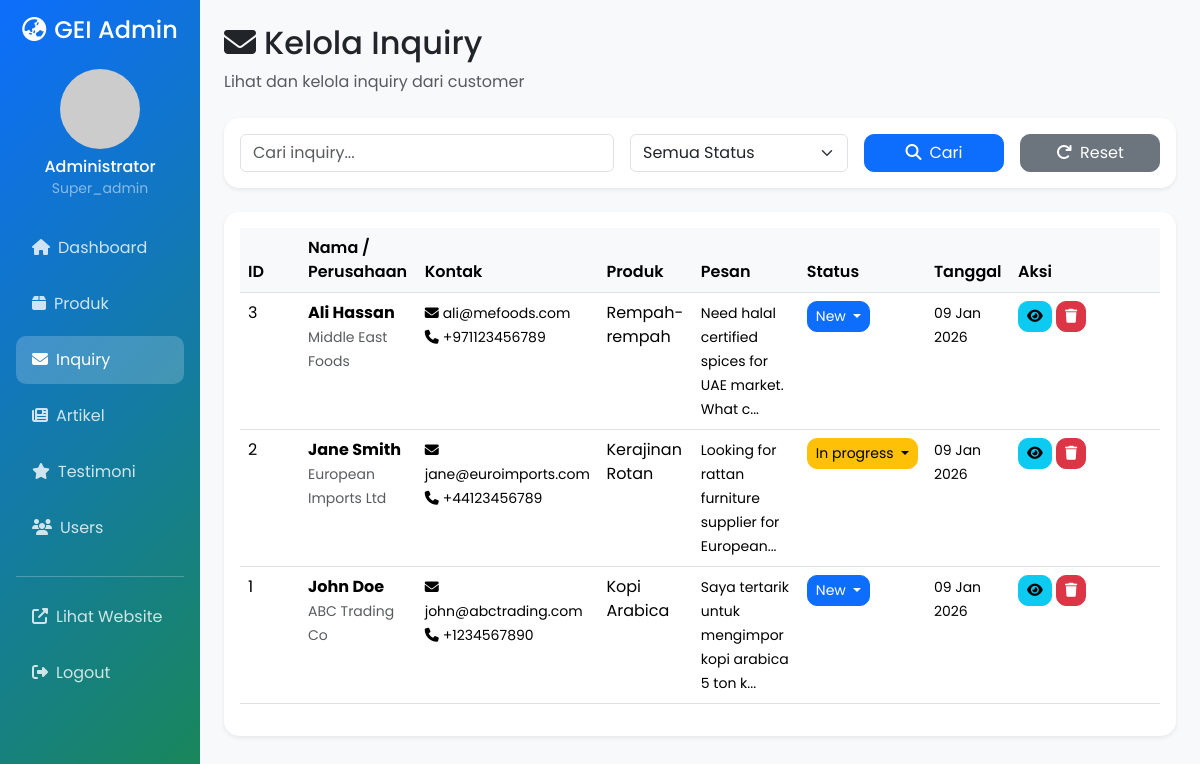
Page /admin/inquiries.php (signed in) on the committed database.
### tables this page shows
CREATE TABLE IF NOT EXISTS inquiries (
    id INT AUTO_INCREMENT PRIMARY KEY,
    full_name VARCHAR(255) NOT NULL,
    company_name VARCHAR(255) NOT NULL,
    email VARCHAR(255) NOT NULL,
    phone VARCHAR(50) NOT NULL,
    product_type VARCHAR(255) NOT NULL,  
    product_id INT NULL,  
    message TEXT,
    status ENUM('new', 'in_progress', 'completed', 'cancelled') DEFAULT 'new',
    created_at TIMESTAMP DEFAULT CURRENT_TIMESTAMP,
    updated_at TIMESTAMP DEFAULT CURRENT_TIMESTAMP ON UPDATE CURRENT_TIMESTAMP,
    INDEX idx_status (status),
    INDEX idx_created_at (created_at),
    INDEX idx_email (email),
    INDEX idx_product_id (product_id),
    CONSTRAINT fk_inquiries_product FOREIGN KEY (product_id) REFERENCES products(id) ON DELETE SET NULL
);

### includes/functions.php (called while the page is built, shortened)
<?php
function formatDate($date) {
    return date('d M Y', strtotime($date));
}
function getExcerpt($text, $length = 150) {
    return substr($text, 0, $length) . '...';
}
function getStatusBadge($status) {
    $badges = [
        'new' => 'primary',
        'in_progress' => 'warning',
        'completed' => 'success',
        'cancelled' => 'danger',
        'read' => 'info',
        'replied' => 'success',
        'active' => 'success',
        'unsubscribed' => 'secondary',
        'available' => 'success',
        'limited' => 'warning',
        'out_of_stock' => 'danger'
    ];
    return $badges[$status] ?? 'secondary';
}
?>

### admin/inquiries.php (the view, shortened to what this page needs)
<?php
require_once '../includes/functions.php';
$db = getDB();
$search = isset($_GET['search']) ? sanitize($_GET['search']) : '';
$page = isset($_GET['page']) ? (int)$_GET['page'] : 1;
$items_per_page = 10;
$where = array();
$params = array();
$where_clause = count($where) > 0 ? 'WHERE ' . implode(' AND ', $where) : '';
$count_sql = "SELECT COUNT(*) as total FROM inquiries $where_clause";
$stmt = $db->prepare($count_sql);
$stmt->execute($params);
$total_items = $stmt->fetch()['total'];
$pagination = paginate($total_items, $items_per_page, $page);
$sql = "SELECT * FROM inquiries $where_clause ORDER BY created_at DESC LIMIT ? OFFSET ?";
$stmt = $db->prepare($sql);
$execute_params = array_merge($params, array($items_per_page, $pagination['offset']));
$stmt->execute($execute_params);
$inquiries = $stmt->fetchAll();
include 'includes/header.php';
?>
<div class="container-fluid">
    <div class="row">
        <?php include 'includes/sidebar.php'; ?>
        <div class="col-md-9 col-lg-10 px-4 py-4">
            <div class="d-flex justify-content-between align-items-center mb-4">
                <div>
                    <h2><i class="fas fa-envelope me-2"></i>Kelola Inquiry</h2>
                    <p class="text-muted mb-0">Lihat dan kelola inquiry dari customer</p>
                </div>
            </div>
            <div class="card shadow-sm mb-4">
                <div class="card-body">
                    <form method="GET" action="" class="row g-3">
                        <div class="col-md-5">
                            <input type="text" class="form-control" name="search"
                                   placeholder="Cari inquiry..."
                                   value="<?php echo htmlspecialchars($search); ?>">
                        </div>
                        <div class="col-md-3">
                            <select name="status" class="form-select">
                                <option value="">Semua Status</option>
                            </select>
                        </div>
                        <div class="col-md-2">
                            <button type="submit" class="btn btn-primary w-100">
                                <i class="fas fa-search me-2"></i>Cari
                            </button>
                        </div>
                        <div class="col-md-2">
                            <a href="inquiries.php" class="btn btn-secondary w-100">
                                <i class="fas fa-redo me-2"></i>Reset
                            </a>
                        </div>
                    </form>
                </div>
            </div>
            <div class="card shadow-sm">
                <div class="card-body">
                    <div class="table-responsive">
                        <table class="table table-hover">
                            <thead>
                                <tr>
                                    <th width="60">ID</th>
                                    <th>Nama / Perusahaan</th>
                                    <th>Kontak</th>
                                    <th>Produk</th>
                                    <th>Pesan</th>
                                    <th>Status</th>
                                    <th>Tanggal</th>
                                    <th width="150">Aksi</th>
                                </tr>
                            </thead>
                            <tbody>
                                <?php if (count($inquiries) > 0): ?>
                                    <?php foreach($inquiries as $inquiry): ?>
                                    <tr>
                                        <td><?php echo $inquiry['id']; ?></td>
                                        <td>
                                            <strong><?php echo htmlspecialchars($inquiry['full_name']); ?></strong><br>
                                            <small class="text-muted"><?php echo htmlspecialchars($inquiry['company_name']); ?></small>
                                        </td>
                                        <td>
                                            <small>
                                                <i class="fas fa-envelope me-1"></i><?php echo htmlspecialchars($inquiry['email']); ?><br>
                                                <i class="fas fa-phone me-1"></i><?php echo htmlspecialchars($inquiry['phone']); ?>
                                            </small>
                                        </td>
                                        <td><?php echo htmlspecialchars($inquiry['product_type']); ?></td>
                                        <td>
                                            <small><?php echo getExcerpt($inquiry['message'], 50); ?></small>
                                        </td>
                                        <td>
                                            <div class="dropdown">
                                                <button class="btn btn-sm btn-<?php echo getStatusBadge($inquiry['status']); ?> dropdown-toggle"
                                                        type="button" data-bs-toggle="dropdown">
                                                    <?php echo ucfirst(str_replace('_', ' ', $inquiry['status'])); ?>
                                                </button>
                                            </div>
                                        </td>
                                        <td><small><?php echo formatDate($inquiry['created_at']); ?></small></td>
                                        <td>
                                            <button type="button" class="btn btn-sm btn-info"
                                                    data-bs-toggle="modal"
                                                    data-bs-target="#viewModal<?php echo $inquiry['id']; ?>"
                                                    title="Lihat Detail">
                                                <i class="fas fa-eye"></i>
                                            </button>
                                            <a href="inquiries.php?delete=<?php echo $inquiry['id']; ?>"
                                               class="btn btn-sm btn-danger"
                                               onclick="return confirm('Yakin ingin menghapus inquiry ini?')"
                                               title="Hapus">
                                                <i class="fas fa-trash"></i>
                                            </a>
                                        </td>
                                    </tr>
                                    <?php endforeach; ?>
                                <?php endif; ?>
                            </tbody>
                        </table>
                    </div>
                </div>
            </div>
        </div>
    </div>
</div>
<?php include 'includes/footer.php'; ?>

### admin/includes/header.php (style rules this page uses)
body { font-family: 'Poppins', sans-serif; background: #f8f9fa; }
.card { border: none; border-radius: 15px; box-shadow: 0 2px 10px rgba(0,0,0,0.1); }
.table th { font-weight: 600; background: #f8f9fa; }
.btn { border-radius: 10px; }

### rows in the picture
inquiries: id "3", full_name "Ali Hassan", company_name "Middle East Foods", email "ali@mefoods.com", phone "+971123456789", product_type "Rempah-rempah", message "Need halal certified spices for UAE market. What c...", status "New", created_at "09 Jan 2026"
inquiries: id "2", full_name "Jane Smith", company_name "European Imports Ltd", email "jane@euroimports.com", phone "+44123456789", product_type "Kerajinan Rotan", message "Looking for rattan furniture supplier for European...", status "In progress", created_at "09 Jan 2026"
inquiries: id "1", full_name "John Doe", company_name "ABC Trading Co", email "john@abctrading.com", phone "+1234567890", product_type "Kopi Arabica", message "Saya tertarik untuk mengimpor kopi arabica 5 ton k...", status "New", created_at "09 Jan 2026"

### other values in the picture
$_SESSION['admin_name'] "Administrator"
$_SESSION['admin_role'] "Super_admin"
